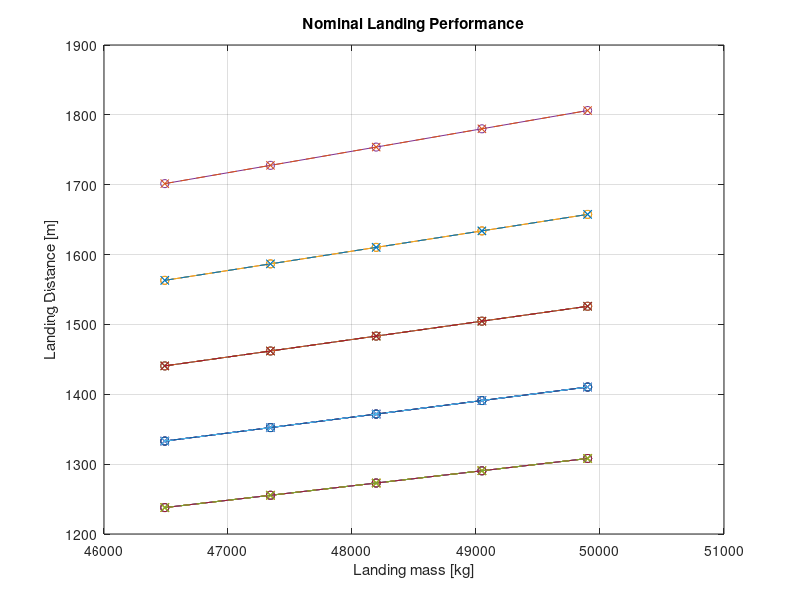

The MATLAB source for this figure: (Note: this script raises an error after producing the figure.)
%% Landing Performace for Boeing 737-500
clear
g = 9.81;
rhoSL = 1.225;
i=linspace(1,5,5);
j=linspace(1,5,5);
mlanding=linspace(46490,49900,5);
Wlanding=mlanding*g;
rho(j) = [1.225,1.112,1.007,0.9093,0.8194];
Vwind=[0,5,-5]*(1000/3600);
for k=1:3
    for j=1:5
    sigma(j) = rho(j)/rhoSL;
        for i=1:5
%Wing Parameters
b = 28.9;
S = 91.04;
e = 0.75;
AR = (b^2/S);
K = (1/(pi*AR*e));

h = 15.25;
hwing = 4;
tdelay = 3;
u = 0.5;

%Aerodynamic Coefficients 
Clmax = 2.5;
Clflare = 2.1;
Clapp = 2.02;
Cdo = 0.019;
Cldecel = 0.6;

%Speeds
Vstall(i,j)= sqrt((2*Wlanding(i))/(rho(j)*Clmax*S));
Va(i,j)=1.2*Vstall(i,j);
Vag(i,j) = Va(i,j)-Vwind(k);
Vbar(i,j) = sqrt((Vag(i,j)^2+Vwind(k)*abs(Vwind(k)))/2);


theta = 0*(pi/180);
gamma = 3*(pi/180);
Geffect = 1-((1.32*(hwing/b))/(1.05+7.4*(hwing/b)));
N = 2;
R(i,j) = Va(i,j)^2/(g*((Clflare/Clapp)-1));

%Approach and flare
tapp(i,j) = (h/(Va(i,j)*tan(gamma))) + (R(i,j)/Va(i,j))*sin(gamma/2);
Sla0(i,j) = (h/tan(gamma)) + R(i,j)*sin(gamma/2);

SLA(i,j) = Sla0(i,j)-Vwind(k)*tapp(i,j);

%Ground roll
Cddecel = Cdo + Geffect*K*(Cldecel^2);
Tstatic=82300;
Trev(i,j) = (-0.45)*N*(sigma(j)^0.8)*(Tstatic - 207.73*Vbar(i,j) + 0.2077*(Vbar(i,j)^2));
D(i,j) = 0.5*rho(j)*(Vbar(i,j)^2)*S*Cddecel;
L(i,j) = 0.5*rho(j)*(Vbar(i,j)^2)*S*Cldecel;

SGR1(i,j) = Vag(i,j)*tdelay;
SGR2(i,j) = ((-Va(i,j)^2/2)/((g/Wlanding(i))*(Trev(i,j)-D(i,j)-u*(Wlanding(i)-L(i,j))-Wlanding(i)*sin(theta))));
Slanding(i,j) = SLA(i,j) + SGR1(i,j) + SGR2(i,j);
        end
if k==1
    mlanding=Wlanding/g;
    figure(1);  
    plot(mlanding,Slanding,'-o');
    title('Nominal Landing Performance');
    ylabel('Landing Distance [m]'); 
    xlabel('Landing mass [kg]');
    xlim([4.6*10^4 5.1*10^4]);
    hold on;
    grid on;
end
mlanding=Wlanding/g;
figure(1);
plot(mlanding,Slanding,'--x');
title('Nominal Landing Performance');
ylabel('Landing Distance [m]'); 
xlabel('Landing mass [kg]');
xlim([4.6*10^4 5.1*10^4]);
hold on;
grid on;
    end
Slanding=(Slanding(:,1));
mlandingt=mlanding.';
Table1=table(Slanding,mlandingt)   
end










